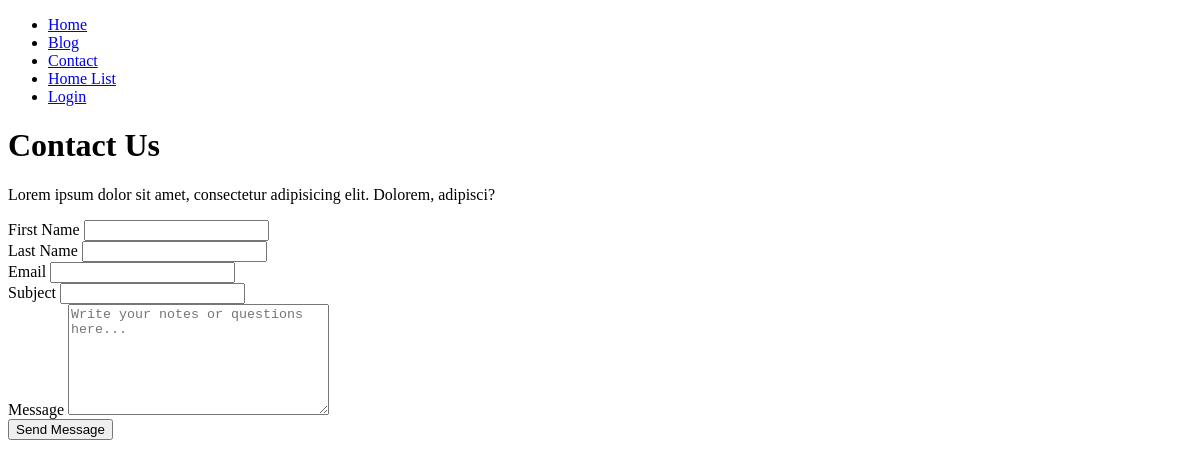
/contact, run on an earlier commit of the app's database.
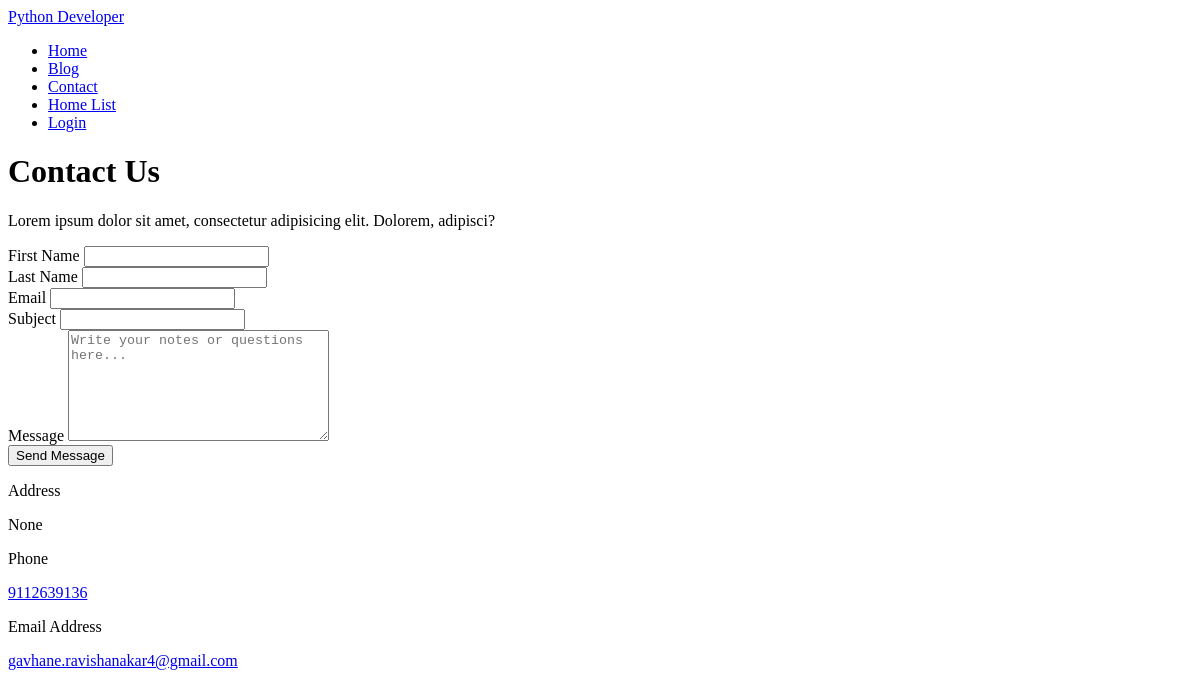
And on a later commit of the database.
### blog/models.py (models this page shows, shortened)
class Home(models.Model):
    sno = models.AutoField(primary_key=True)
    title = models.CharField(max_length=255, blank=True, null=True)
    about = models.TextField()
    copyright = models.CharField(max_length=255, blank=True, null=True)
    address = models.CharField(max_length=255, blank=True, null=True)
    phone = models.CharField(max_length=255, blank=True, null=True)
    email = models.CharField(max_length=255, blank=True, null=True)

### blog/views.py (the view, shortened to what this page needs)
# urls.py: path('contact',views.contact,name="contact"),
def contact(request):
    home = Home.objects.all()
    cate = Category.objects.all()
    context = {'home': home, 'cate': cate}
    return render(request, 'blog/contact.html', context)

### templates/blog/contact.html (shortened to what this page needs)
{% extends "base.html" %}
{% load static %}
{% block body %}
    <div class="site-cover site-cover-sm same-height overlay single-page" style="background-image: url('{% static 'images/img_4.jpg' %}');">
      <div class="container">
        <div class="row same-height justify-content-center">
          <div class="col-md-12 col-lg-10">
            <div class="post-entry text-center">
              <h1 class="">Contact Us</h1>
              <p class="lead mb-4 text-white">Lorem ipsum dolor sit amet, consectetur adipisicing elit. Dolorem, adipisci?</p>
            </div>
          </div>
        </div>
      </div>
    </div>
    <div class="site-section bg-light">
      <div class="container">
        <div class="row">
          <div class="col-md-7 mb-5">
            <form action="/contact" method="post" class="p-5 bg-white">
              <div class="row form-group">
                <div class="col-md-6 mb-3 mb-md-0">
                  <label class="text-black" for="fname">First Name</label>
                  <input type="text" name="fname" id="fname" class="form-control" required="">
                </div>
                <div class="col-md-6">
                  <label class="text-black" for="lname">Last Name</label>
                  <input type="text" name="lname" id="lname" class="form-control" required="">
                </div>
              </div>
              <div class="row form-group">
                <div class="col-md-12">
                  <label class="text-black" for="email">Email</label>
                  <input type="email" name="email" id="email" class="form-control" required="">
                </div>
              </div>
              <div class="row form-group">
                <div class="col-md-12">
                  <label class="text-black" for="subject">Subject</label>
                  <input type="subject" name="subject" id="subject" class="form-control" required="">
                </div>
              </div>
              <div class="row form-group">
                <div class="col-md-12">
                  <label class="text-black" for="message">Message</label>
                  <textarea name="message" name="message" id="message" cols="30" rows="7" class="form-control" placeholder="Write your notes or questions here..." required=""></textarea>
                </div>
              </div>
              <div class="row form-group">
                <div class="col-md-12">
                  <input type="submit" value="Send Message" class="btn btn-primary py-2 px-4 text-white">
                </div>
              </div>
            </form>
          </div>
          <div class="col-md-5">
            {% for post in home %}
            <div class="p-4 mb-3 bg-white">
              <p class="mb-0 font-weight-bold">Address</p>
              <p class="mb-4">{{post.address |safe }}</p>
              <p class="mb-0 font-weight-bold">Phone</p>
              <p class="mb-4"><a href="tel:{{post.phone}}">{{post.phone | safe}}</a></p>
              <p class="mb-0 font-weight-bold">Email Address</p>
              <p class="mb-0"><a href="mail_to:{{post.email}}">{{post.email | safe}}</a></p>
            </div>
            {% endfor %}
          </div>
        </div>
      </div>
    </div>
{% endblock body %}

### templates/base.html (shortened to what this page needs)
 <!DOCTYPE html>
<html lang="en">
  <head>
    {% load static %}
  </head>
  <body>
          <div class="col-4 site-logo">
            {% for post in home %}
            <a href="/home" class="text-black h2 mb-0">{{post.title}}</a>
            {% endfor %}
          </div>
          <div class="col-8 text-right">
            <nav class="site-navigation" role="navigation">
              <ul class="site-menu js-clone-nav mr-auto d-none d-lg-block mb-0">
                <li><a href="/">Home</a></li>
                <li><a href="/blog">Blog</a></li>
                <li><a href="/contact">Contact</a></li>
                  <li><a href="{% url 'home_list' %}">Home List</a></li>
                {% if request.user.is_authenticated %}
                <li><a href="/logout">{{request.user.get_full_name}} - Logout</a></li>
                {% else %}
                <li><a href="/login">Login</a></li>
                {% endif %}
              </ul>
            </nav>
            <a href="#" class="site-menu-toggle js-menu-toggle text-black d-inline-block d-lg-none"></a></div>
  {% block body %}
  {% endblock body %}

What changed in the data, as far as the page shows it:
added Home: title "Python Developer", address "None", phone "9112639136", email "gavhane.ravishanakar4@gmail.com"
